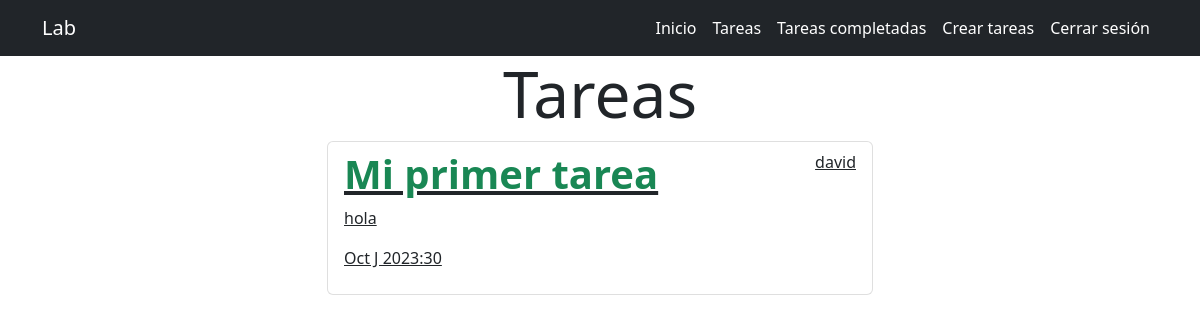
The page /tasks_completed/ (signed in) on the database as committed earlier.
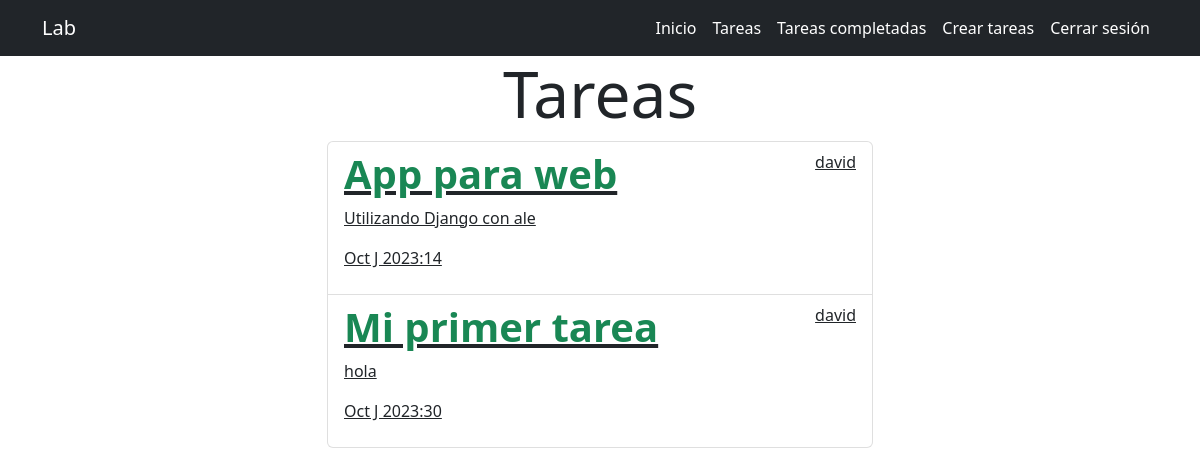
The same page on the database as committed later.
### tasks/models.py (models this page shows, shortened)
class Task(models.Model):
    titulo = models.CharField(max_length=100)
    descripcion= models.TextField(blank=True)
    creacion= models.DateTimeField(auto_now_add=True)
    fechaCompletada= models.DateTimeField(null=True, blank=True)
    importancia= models.BooleanField(default=False)
    user= models.ForeignKey(User, on_delete=models.CASCADE)

### tasks/views.py (the view)
# urls.py: path('tasks_completed/', views.tasks_completed,name='tasks_completed'),
@login_required
def tasks_completed(request):
    tasks= Task.objects.filter(user=request.user,
                               fechaCompletada__isnull=False).order_by('-fechaCompletada')
    return render(request,'tasks.html', {'tasks': tasks})

### tasks/templates/tasks.html
{% extends 'base.html' %}
{% block content %}
<main class="container">
  <div class="row">
    <div class="col-md-6 offset-md-3">
      <h1 class="text-center display-3">Tareas </h1>
      <u class="list-group">
          {% for task in tasks %}
          <a class="list-group-item" href="{% url 'task_detail' task.id %}">
           <header class="d-flex justify-content-between">
            {% if task.importancia %}
            <h1 class="fw-bold text-success">{{ task.titulo }}</h1>
            {% else %}
            <h1 class="fw-bold">{{ task.titulo }}</h1>
            {% endif %}
            <p>{{ task.user.username }}</p>
           </header>
              <p>{{ task.descripcion }}</p>
              <p>{{ task.fechaCompletada|date:'M J Y:i' }}</p>
            </a>
          {% endfor %}
      </u>
    </div>
  </div>
</main>
{% endblock %}

### tasks/templates/base.html (shortened to what this page needs)
<!DOCTYPE html>
<html lang="en">
<head>
    <link rel="stylesheet" href="https://cdn.jsdelivr.net/npm/bootstrap@5.2.3/dist/css/bootstrap.min.css">
</head>
<body>
    <nav class="navbar navbar-expand-lg bg-dark">
        <div class="container">
          <a class="navbar-brand" href="#" style="color: white;">Lab</a>
          <div class="collapse navbar-collapse" id="navbarNav">
            <ul class="navbar-nav ms-auto">
                <li>
                    <a href="/"  class="nav-link" >Inicio</a>
                </li>
              {% if user.is_authenticated %}
              <li class="nav-item">
                <a href="/tasks"  class="nav-link" >Tareas</a>
            </li>
            <li class="nav-item">
                <a href="/tasks_completed/"  class="nav-link" >Tareas completadas</a>
            </li>
            <li class="nav-item">
                <a href="/tasks/create/"  class="nav-link" >Crear tareas</a>
            </li>
              <li class="nav-item">
                <a href="/logout"  class="nav-link" >Cerrar sesión</a>
            </li>
              {% endif %}
            </ul>
          </div>
        </div>
      </nav>
    {% block content %}
    {% endblock %}
</body>
</html>

### tasks/templates/base.html (style rules this page uses)
.navbar-nav .nav-link { color: white; }

Rows that differ between the two databases and show on the page:
added Task: titulo "App para web", user.username "david", descripcion "Utilizando Django con ale", fechaCompletada "Oct J 2023:14"
